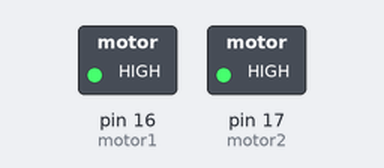
The sketch below on a simulated Arduino Uno, built with avr-gcc and run on an emulated ATmega328P. Shown: switched loads named in the sketch (green lamp = pin HIGH).

Above: at 0.1 s.
Timing chart, 0 to 1.6 s (numbered marks = the images above):
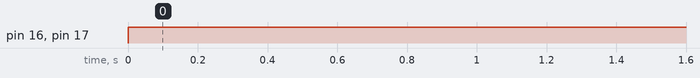

Measured:
- by itself, pin 16 (motor1), pin 17 (motor2): LOW → HIGH at 0.00 s

The sketch:

custom_motor.ino
```cpp
// Project 3: Custom Motor Design.

// The purpose of this project was to make a custom motor design. We chose to make
// two motors vibrate at alternating rates really quickly. This made a sound similar to a siren. Due to the way
// that arduino nano seems to work with PWM and analog signals, it is less noticable of a change between
// vibration intensities as with the arduino uno.

// Group Members: Josh Wild, Dayne Newman
// Group Number: 14 (not sure this is what the bottom of the breadboard said)
// Date: 2/24/2025
// Code written by: Both team members

int motor1 = 16;  // Pin number of motor 1
int motor2 = 17;  // Pin number of motor 2


void setup() {
  // Initialize both motors to OUTPUT mode
  pinMode(motor1, OUTPUT);
  pinMode(motor2, OUTPUT);
}

void loop() {
  // Write 255 to motor 1 (full intensity) and 128 to motor 2 (half intensity)
  analogWrite(motor1, 255);
  analogWrite(motor2,128);
  // delay 300ms in between vibrations
  delay(1000);
  // Now write 128 to motor 1 and 255 to motor 2
  analogWrite(motor1,128);
  analogWrite(motor2, 255);
  // Delay another 300ms
  delay(1000);
}
```
